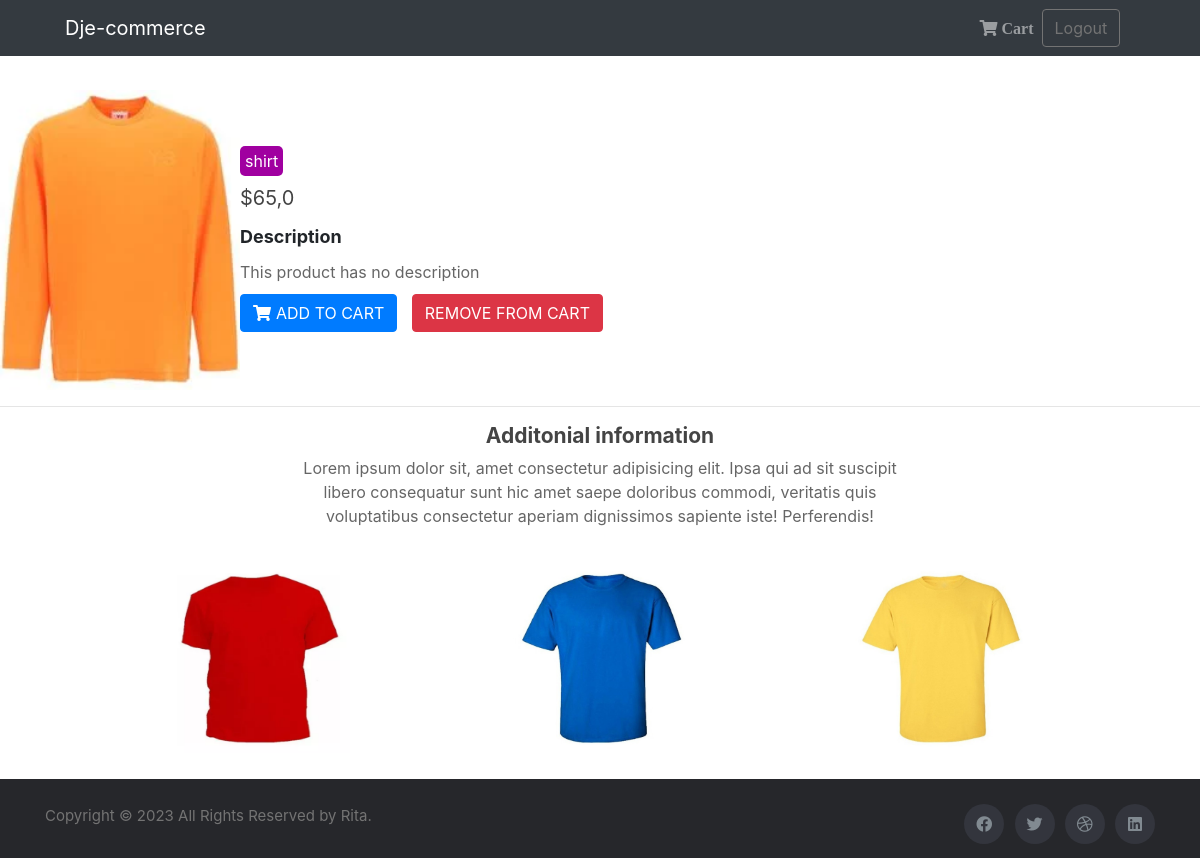
Screenshot of /product-4 (signed in) with the database file from the repository.
### core/models.py (models this page shows, shortened)
class Product(models.Model):
    img = models.ImageField()
    categorie = models.CharField(max_length=50)
    title = models.CharField(max_length=100)
    price = models.FloatField()
    description = models.CharField(max_length=10000, default='This product has no description')
    rebate = models.IntegerField()
    no_of_likes = models.IntegerField(default=0)

### core/views.py (the view)
# urls.py: path('product-<str:pk>', views.product, name='product'),
@login_required(login_url='register')
def product(request, pk):
    product = Product.objects.get(id=pk)
    productsP = Product.objects.all()
    products = []
    for productP in productsP :
        if productP != product and len(products) < 3:
            products.append(productP)
    return render(request, 'product.html', {'product':product, 'products':products})

### templates/product.html
{% extends "base.html" %}
{% block content %}
<div style="width: 100%; max-width: 1200px; margin: 90px auto">
    <div style="width: 100%; height: 100%; display: flex; align-items: center;">
        <img src="{{product.img.url}}" alt="" style="width: 300px; height: 300px;">
        <div style="width: 100%; height: 100%;">
            <span style="padding: 5px; border-radius: 5px; background: #a000a0; color: #fff; margin: 20px 0;">{{product.categorie}}</span>
            <p style="margin: 10px 0; font-size: 20px; color: #444;">${{product.price}}</p>
            <b style="font-size: 18px;">Description</b>
            <p style="margin: 10px 0; color: #666">{{product.description}}</p>
            <div style="display: flex;">
                <div>
                    <a href="favorite-{{product.id}}" name="addcart" style="margin-right: 10px"  class="btn btn-primary btn-primary"><i style="padding-right: 5px" class="fas fa-shopping-cart"></i>ADD TO CART</a>
                    <a href="favorite-{{product.id}}" name="removecart" class="btn btn-primary btn-danger">REMOVE FROM CART</a>
                </div>
            </div>
        </div>
    </div>
    <hr>
    <div style="text-align: center; max-width: 600px; margin: 15px auto;">
        <h2 style="color:#444; font-size: 21px; font-weight: bold;">Additonial information</h2>
        <p style="color: #666; font-size: 16px">Lorem ipsum dolor sit, amet consectetur adipisicing elit. Ipsa qui ad sit suscipit libero consequatur sunt hic amet saepe doloribus commodi, veritatis quis voluptatibus consectetur aperiam dignissimos sapiente iste! Perferendis!</p>
    </div>
    <div style="width: 100%; max-width: 900px; margin: 20px auto; align-items: center; display: flex; justify-content: space-between;">
        {% for product in products %}
                <a href="/product-{{product.id}}" style="width: 200px; border-style: none !important; height: 200px;margin: 10px; padding: 5px 10px; background: #fff; cursor: pointer">
                    <div class="card text-center " style="border: none !important; width: 100%; height: 100%; display: flex; align-items: center;  ">
                            <img src="{{product.img.url}}"  style="width: 100%; height: 100%; " alt="">
                    </div>
                </a>
        {% endfor %}
      </div>
</div>
{% endblock %}

### static/base.css (style rules this page uses)
html { min-height: 100%; position: relative; }
body { margin: 0; margin-bottom: 40px; }

### templates/base.html (style rules this page uses)
img { width: 100%; height: 100%; }

### rows the page displays
Product: img (picture), categorie "shirt", price "65,0", description "This product has no description"
Product: img (picture)
Product: {{ product.id }} 2 (drawn), img (picture)
Product: img (picture)
